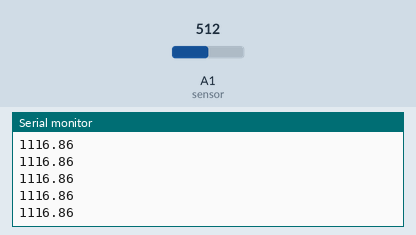
A sketch run on a simulated Arduino Uno, built with avr-gcc and run on an emulated ATmega328P. On the bench: the last lines printed to the serial monitor. Inputs (shaded band) come from the test bench; at power-on: A1 (sensor) = 512.

Above: at 1.2 s.
1.3 s: A1 (sensor) set to 716
At 1.32 s:
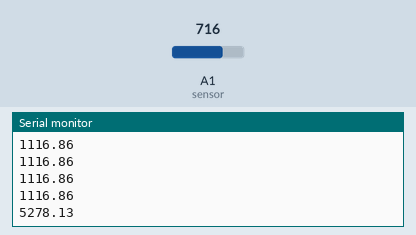
2.8 s: A1 (sensor) set to 900
At 2.84 s:
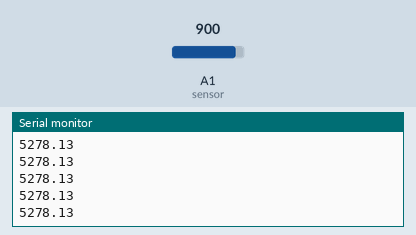
Timing chart, 0 to 5.8 s (numbered marks = the images above; inputs shaded):
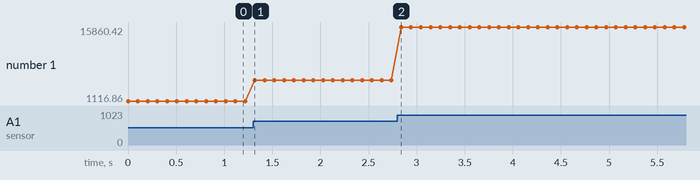

The sketch:

D6F-P0010A1_re.ino
```cpp
float sensor = A1;
float sensorRead = 0;
float x;
float y;
float z;
void setup() {
  Serial.begin(9600);

}

void loop() {
  sensorRead = analogRead(sensor);//由A1的接腳讀取類比訊號
  x=sensorRead/200;
  //z=x/5;

  //y=250*((x/5)-1.03)+2.0;
  y=88.8*pow(x,4) - 319.6*pow(x,3) + 441.1*pow(x,2) - 70.1*x - 39.2 -6.41; //y(flow rate)
  if(y > 30){
    y = y-0.8;
  }else if (y <= 30 && y >12){
    y = y-2;
  }else if (y <= 12 && y >4){
    y = y-2.5;
  }else if (y <= 4 && y >= 0){
    y = y-3.3;
  }
  Serial.println(y); //將讀到的數值傳到序列富
  delay(100);

}
```

Measured:
- after the input at 1.3 s, the serial monitor: prints a new line at once (image 1)
- plotted number 1: 1116.86 → 5278.13 after the input at 1.3 s, 5278.13 → 15860.42 after the input at 2.8 s
